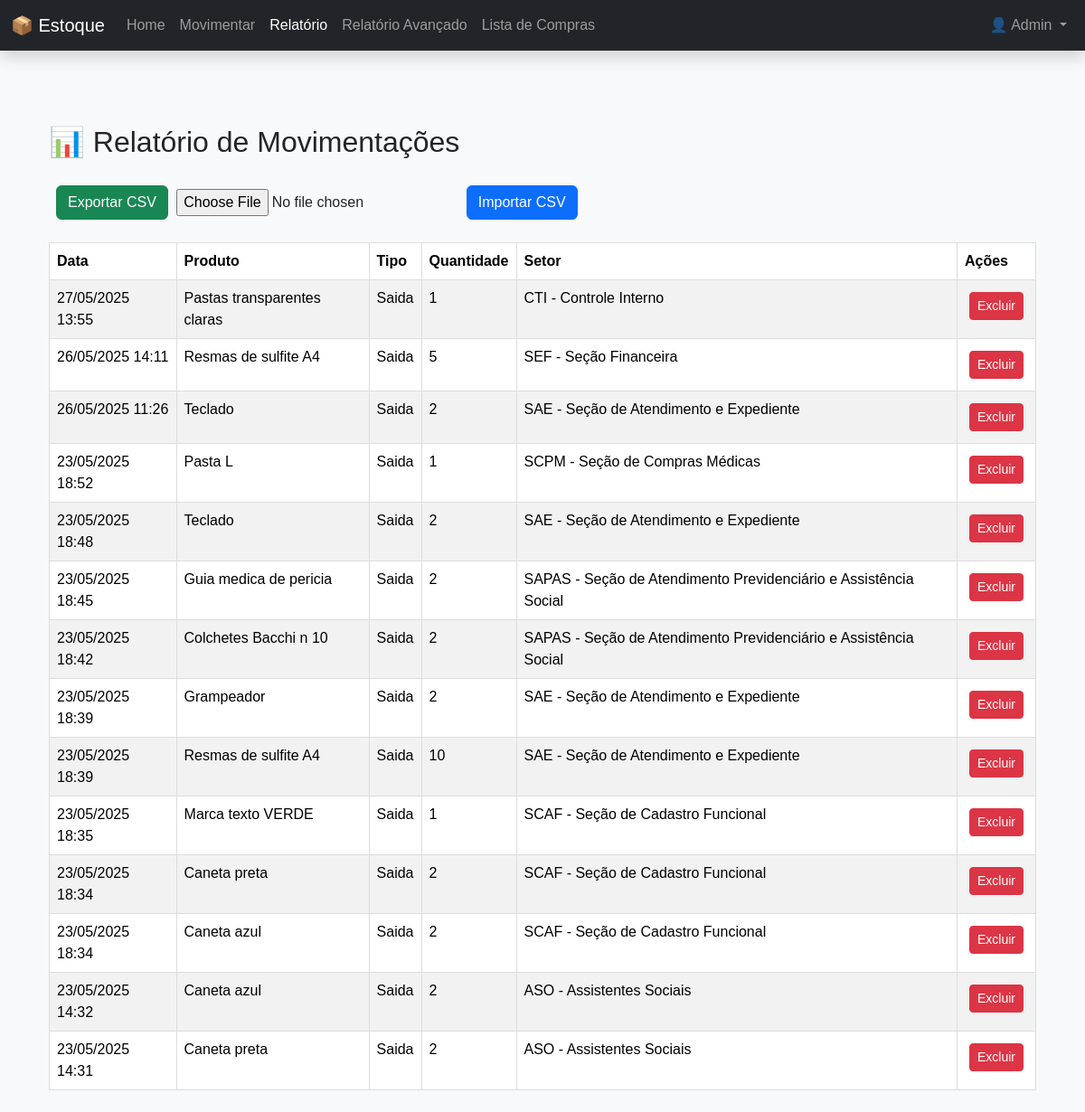
Page /relatorio (signed in) on the earlier database version.
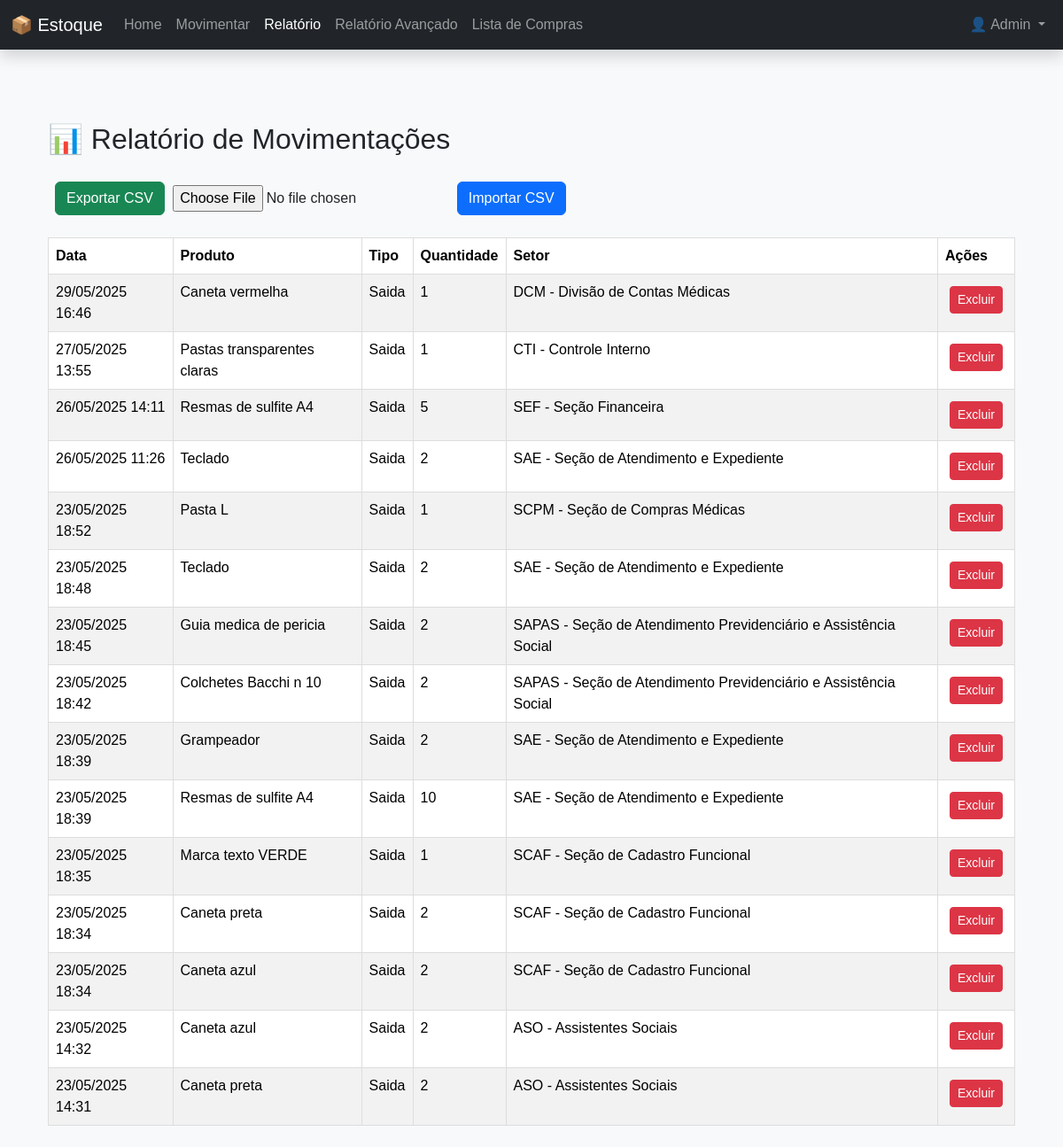
Same page on the later database version.
### models.py (models this page shows, shortened)
class Usuario(db.Model, UserMixin):
    id = db.Column(db.Integer, primary_key=True)
    nome = db.Column(db.String(100), nullable=False)
    email = db.Column(db.String(100), unique=True, nullable=False)
    senha = db.Column(db.String(200), nullable=False)
    tipo = db.Column(db.String(20), nullable=False, default='usuario')
    @property
    def is_admin(self):
        return self.tipo == 'admin'

class Movimentacao(db.Model):
    __tablename__ = 'movimentacoes'
    id = db.Column(db.Integer, primary_key=True)
    produto_id = db.Column(db.Integer, db.ForeignKey('produtos.id'))
    tipo = db.Column(db.String(10))  # entrada ou saida
    quantidade = db.Column(db.Integer)
    data = db.Column(db.DateTime, default=hora_Brasilia)
    setor_id = db.Column(db.Integer, db.ForeignKey('setores.id'), nullable=True)
    produto = db.relationship('Produto', backref='movimentacoes')
    setor = db.relationship('Setor', backref='movimentacoes')

class Produto(db.Model):
    __tablename__ = 'produtos'
    id = db.Column(db.Integer, primary_key=True)
    nome = db.Column(db.String(100), nullable=False)
    quantidade = db.Column(db.Integer, nullable=False)
    preco = db.Column(db.Float, nullable=False)
    estoque_minimo = db.Column(db.Integer, nullable=False, default=0)
    categoria_id = db.Column(db.Integer, db.ForeignKey('categoria.id'), nullable=False)

class Setor(db.Model):
    __tablename__ = 'setores'
    id = db.Column(db.Integer, primary_key=True)
    nome = db.Column(db.String(100), nullable=False)

### app.py (the view)
@app.route('/relatorio')
@login_required
def relatorio():
    movimentacoes = Movimentacao.query.order_by(Movimentacao.data.desc()).all()
    return render_template('relatorio.html', movimentacoes=movimentacoes)

### app.py (called while the page is built)
@login_manager.user_loader
def load_user(user_id):
    return Usuario.query.get(int(user_id))

### templates/relatorio.html (shortened to what this page needs)
{% extends 'base.html' %}
{% block content %}
  <div class="container mt-5">
    <h2 class="mb-4">📊 Relatório de Movimentações</h2>
    <div class="col-12">
      <a href="{{ url_for('exportar_csv_movimentacoes') }}" class="btn btn-success ms-2">Exportar CSV</a>
      <form action="{{ url_for('importar_csv_movimentacoes') }}" method="post" enctype="multipart/form-data" style="display:inline;">
        <input type="file" name="arquivo_csv" accept=".csv" style="display:inline;" required>
        <button type="submit" class="btn btn-primary ms-2">Importar CSV</button>
      </form>
  </div>
    <table class="table table-striped">
    <thead>
      <tr>
        <th>Data</th>
        <th>Produto</th>
        <th>Tipo</th>
        <th>Quantidade</th>
        <th>Setor</th>
        <th>Ações</th>
      </tr>
    </thead>
    <tbody>
      {% for mov in movimentacoes %}
      <tr>
        <td>{{ mov.data.strftime('%d/%m/%Y %H:%M') }}</td>
        <td>{{ mov.produto.nome }}</td>
        <td>{{ mov.tipo.title() }}</td>
        <td>{{ mov.quantidade }}</td>
        <td>
          {% if mov.tipo == 'saida' and mov.setor %}
            {{ mov.setor.nome }}
          {% else %}
            -
          {% endif %}
        </td>
        <td>
          <form action="{{ url_for('excluir_movimentacao', id=mov.id) }}" method="POST" onsubmit="return confirm('Deseja realmente excluir esta movimentação?');">
            <button type="submit" class="btn btn-danger btn-sm">Excluir</button>
          </form>
        </td>
      </tr>
      {% endfor %}
    </tbody>
  </table>
  </div>
{% endblock %}

### templates/base.html (shortened to what this page needs)
<!DOCTYPE html>
<html lang="pt-br">
<head>
  <link href="https://cdn.jsdelivr.net/npm/bootstrap@5.3.3/dist/css/bootstrap.min.css" rel="stylesheet">
  <link rel="stylesheet" href="{{ url_for('static', filename='css/style.css') }}">
</head>
<body class="bg-light">
  <nav class="navbar navbar-expand-lg navbar-dark bg-dark fixed-top shadow">
    <div class="container-fluid">
      <a class="navbar-brand" href="{{ url_for('index') }}">📦 Estoque</a>
      <div class="collapse navbar-collapse" id="navbarNav">
        <ul class="navbar-nav me-auto">
          <li class="nav-item">
            <a class="nav-link {% if request.endpoint == 'index' %}active{% endif %}" href="{{ url_for('index') }}">Home</a>
          </li>
          <li class="nav-item">
            <a class="nav-link {% if request.endpoint == 'movimentar' %}active{% endif %}" href="{{ url_for('movimentar') }}">Movimentar</a>
          </li>
          <li class="nav-item">
            <a class="nav-link {% if request.endpoint == 'relatorio' %}active{% endif %}" href="{{ url_for('relatorio') }}">Relatório</a>
          </li>
          <li class="nav-item">
            <a class="nav-link" href="{{ url_for('relatorio_avancado') }}">Relatório Avançado</a>
          </li>
                    <li class="nav-item">
            <a class="nav-link" href="{{ url_for('lista_compras') }}">Lista de Compras</a>
          </li>
        </ul>
        <ul class="navbar-nav ms-auto">
        {% if current_user.is_authenticated %}
          <li class="nav-item dropdown">
            <a class="nav-link dropdown-toggle" href="#" id="userDropdown" role="button" data-bs-toggle="dropdown" aria-expanded="false">
              👤 {{ current_user.nome }}
            </a>
          </li>
        {% else %}
          <li class="nav-item">
            <a class="nav-link text-success" href="{{ url_for('login') }}">Login</a>
          </li>
        {% endif %}
        </ul>
      </div>
    </div>
  </nav>
  <main class="container my-4">
    {% block content %}{% endblock %}
  </main>
</body>
</html>

### static/css/style.css (style rules this page uses)
body { font-family: Arial, sans-serif; margin: 20px; }
form input, form button { margin: 5px; }
table { margin-top: 20px; border-collapse: collapse; width: 100%; }
table, th, td { border: 1px solid #ddd; }
th, td { padding: 8px; }

### templates/base.html (style rules this page uses)
body { padding-top: 70px; }

Differences in the rows shown:
added Movimentacao: data "29/05/2025 16:46", produto.nome "Caneta vermelha", tipo "Saida", quantidade "1", setor.nome "DCM - Divisão de Contas Médicas"
